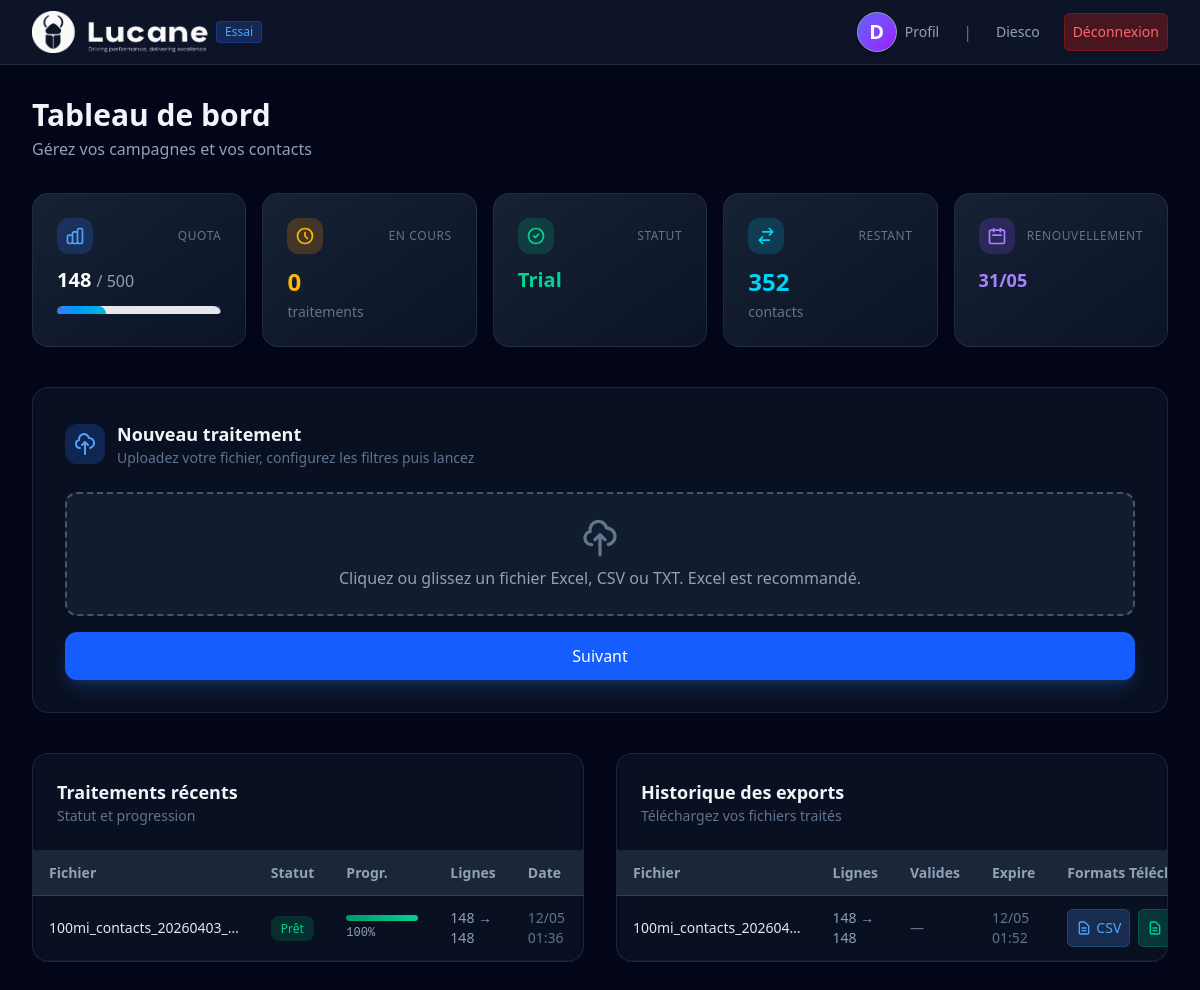
/dashboard/ (signed in), run on an earlier commit of the app's database.
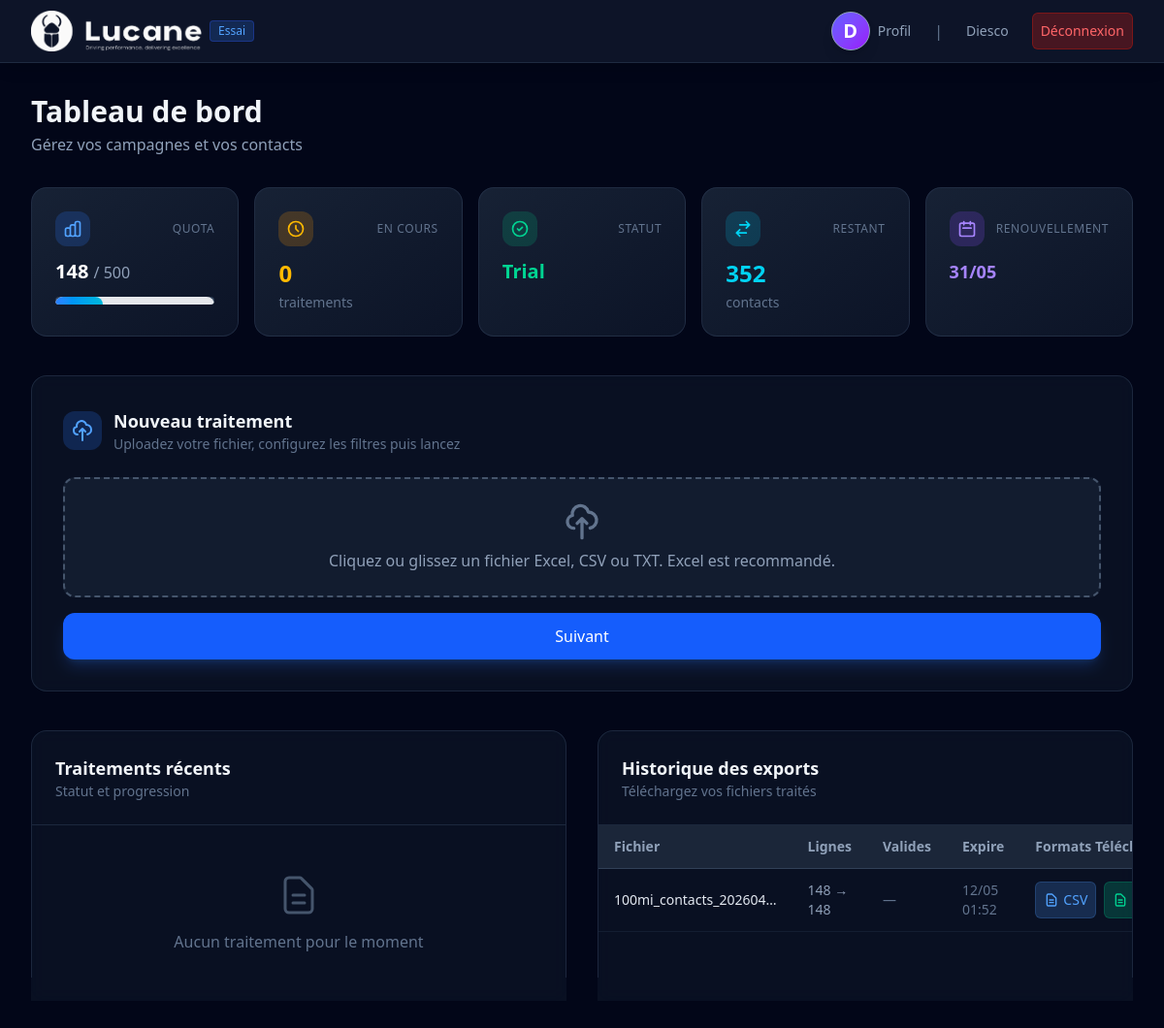
And on a later commit of the database.
### apps/companies/models.py (models this page shows, shortened)
class UploadedFile(models.Model):
    STATUS_CHOICES = [
        ('pending', 'Attente'),
        ('processing', 'Traitement'),
        ('cleaning', 'Nettoyage'),
        ('filtering', 'Application'),
        ('ready', 'Prêt'),
        ('failed', 'Échec'),
        ('expired', 'Expiré'),
    ]
    company = models.ForeignKey(
        Company,
        on_delete=models.CASCADE,
        related_name='uploads'
    )
    file = models.FileField('Fichier', upload_to=company_upload_path)
    original_name = models.CharField('Nom original', max_length=255)
    status = models.CharField(
        'Statut',
        max_length=20,
        choices=STATUS_CHOICES,
        default='pending'
    )
    progress = models.IntegerField('Progression %', default=0)
    columns_detected = models.JSONField('Colonnes détectées', default=list)
    column_mapping = models.JSONField('Mapping colonnes', default=dict)
    filters_config = models.JSONField('Config filtres', default=dict)
    scoring_config = models.JSONField('Config scoring', default=dict)
    result_file = models.FileField(
        'Fichier résultat',
        upload_to=company_result_path,
        null=True,
        blank=True
    )
    rows_original = models.IntegerField('Lignes originales', default=0)
    rows_after_filter = models.IntegerField('Lignes après filtre', default=0)
    rows_valid_phones = models.IntegerField('Numéros valides', default=0)
    created_at = models.DateTimeField(auto_now_add=True)
    expires_at = models.DateTimeField()
    celery_task_id = models.CharField(max_length=255, null=True, blank=True)
    error_message = models.TextField('Message d\'erreur', blank=True)
    class Meta:
        verbose_name = 'Fichier uploadé'
        verbose_name_plural = 'Fichiers uploadés'

class ProcessingHistory(models.Model):
    company = models.ForeignKey(
        Company,
        on_delete=models.CASCADE,
        related_name='processings'
    )
    original_filename = models.CharField('Fichier original', max_length=255)
    rows_original = models.IntegerField('Lignes originales', default=0)
    rows_after_filter = models.IntegerField('Lignes après filtre', default=0)
    rows_valid_phones = models.IntegerField('Numéros valides', default=0)
    filters_applied = models.JSONField('Filtres appliqués', default=dict)
    created_at = models.DateTimeField(auto_now_add=True)
    expires_at = models.DateTimeField()
    export_file = models.FileField(
        'Fichier export',
        upload_to=company_export_path,
        null=True,
        blank=True
    )
    export_format = models.CharField('Format export', max_length=10, null=True, blank=True)
    upload = models.OneToOneField(
        UploadedFile,
        on_delete=models.CASCADE,
        related_name='processing_history',
        null=True,
        blank=True
    )
    class Meta:
        verbose_name = 'Historique traitement'
        verbose_name_plural = 'Historiques traitements'

### apps/dashboard/views.py (the view)
# urls.py: path('', views.company_dashboard, name='company_dashboard'),
@login_required
@company_required
def company_dashboard(request):
    company = request.company
    uploads = company.uploads.select_related().order_by('-created_at')[:20]
    processings = company.processings.select_related().order_by('-created_at')[:15]
    quota_used = company.contacts_used_this_month
    quota_total = company.monthly_quota
    pending = company.uploads.filter(status__in=['pending', 'processing', 'cleaning', 'filtering']).count()
    ready_count = company.uploads.filter(status='ready').count()
    total_valid = sum(p.rows_valid_phones for p in processings[:10])
    quota_remaining = max(0, quota_total - quota_used)
    context = {
        'company': company,
        'uploads': uploads,
        'processings': processings,
        'quota_used': quota_used,
        'quota_total': quota_total,
        'quota_percent': min(100, (quota_used / quota_total * 100) if quota_total else 0),
        'quota_remaining': quota_remaining,
        'pending_count': pending,
        'ready_count': ready_count,
        'total_valid': total_valid,
        'quota_reset_at': company.quota_reset_at,
    }
    return render(request, 'dashboard/company_dashboard.html', context)

### templates/dashboard/company_dashboard.html (shortened to what the changed rows need)
{% extends "base.html" %}
{% load static %}
{% load lucide %}
{% block content %}
<div class="max-w-7xl mx-auto px-4 sm:px-6 lg:px-8 py-8">
    <div class="mb-8">
        <h1 class="text-2xl md:text-3xl font-bold text-slate-100">Tableau de bord</h1>
    </div>
    <div class="rounded-2xl border border-slate-700/50 bg-slate-800/30 backdrop-blur-sm p-8 mb-10">
    <div class="flex items-center gap-3 mb-6">
        <div>
            <h2 class="text-lg font-semibold text-slate-100">Nouveau traitement</h2>
        </div>
    </div>
</div>
    <div class="grid lg:grid-cols-2 gap-8">
        <div class="rounded-2xl border border-slate-700/50 bg-slate-800/30 backdrop-blur-sm overflow-hidden">
            <div class="p-6 border-b border-slate-700/50">
                <h2 class="text-lg font-semibold text-slate-100">Traitements récents</h2>
            </div>
            {% if uploads %}
            <div class="overflow-x-auto max-h-80 overflow-y-auto">
                <table class="w-full text-sm">
                    <thead class="sticky top-0 bg-slate-800/95">
                        <tr class="text-slate-400 border-b border-slate-700 text-left">
                            <th class="py-3 px-4">Fichier</th>
                            <th class="py-3 px-4">Statut</th>
                            <th class="py-3 px-4">Progr.</th>
                            <th class="py-3 px-4">Lignes</th>
                            <th class="py-3 px-4">Date</th>
                        </tr>
                    </thead>
                    <tbody>
                        {% for u in uploads %}
                        <tr class="border-b border-slate-700/30 hover:bg-slate-700/20"
                            data-upload-id="{{ u.pk }}"
                            data-status="{{ u.status }}"
                            data-status-url="{% url 'uploads:upload_status' u.pk %}">
                            <td class="py-3 px-4 text-slate-200 font-medium">{{ u.original_name|truncatechars:25 }}</td>
                            <td class="py-3 px-4">
                                <span class="status-badge px-2.5 py-1 rounded-lg text-xs font-medium
                                    {% if u.status == 'ready' %}bg-emerald-900/50 text-emerald-400
                                    {% elif u.status == 'failed' %}bg-red-900/50 text-red-400
                                    {% else %}bg-amber-900/50 text-amber-400{% endif %}">
                                    {{ u.get_status_display }}
                                </span>
                            </td>
                            <td class="py-3 px-4">
                                <div class="flex flex-col gap-1 min-w-[72px]">
                                    <div class="h-1.5 rounded-full bg-slate-700 overflow-hidden">
                                        <div class="progress-bar h-full rounded-full transition-all duration-700
                                            {% if u.status == 'ready' %}bg-linear-to-r from-emerald-600 to-emerald-400
                                            {% elif u.status == 'failed' %}bg-linear-to-r from-red-700 to-red-500
                                            {% else %}bg-linear-to-r from-blue-600 to-blue-400{% endif %}"
                                            style="width: {{ u.progress }}%">
                                        </div>
                                    </div>
                                    <span class="progress-text text-xs text-slate-400 font-mono">{{ u.progress }}%</span>
                                </div>
                            </td>
                            <td class="py-3 px-4 text-slate-400 rows-stats">{{ u.rows_original }} → {{ u.rows_after_filter }}</td>
                            <td class="py-3 px-4 text-slate-500">{{ u.created_at|date:"d/m H:i" }}</td>
                        </tr>
                        {% endfor %}
                    </tbody>
                </table>
            </div>
            {% else %}
            <div class="p-12 text-center text-slate-500">
                <svg class="w-12 h-12 mx-auto mb-3 text-slate-600" fill="none" stroke="currentColor" viewBox="0 0 24 24"><path stroke-linecap="round" stroke-linejoin="round" stroke-width="1.5" d="M9 12h6m-6 4h6m2 5H7a2 2 0 01-2-2V5a2 2 0 012-2h5.586a1 1 0 01.707.293l5.414 5.414a1 1 0 01.293.707V19a2 2 0 01-2 2z"/></svg>
                <p>Aucun traitement pour le moment</p>
            </div>
            {% endif %}
        </div>
        <div class="relative rounded-2xl border border-slate-700/50 bg-slate-800/30 backdrop-blur-sm overflow-hidden">
            <div class="p-6 border-b border-slate-700/50">
                <h2 class="text-lg font-semibold text-slate-100">Historique des exports</h2>
            </div>
            {% if processings %}
            <div class="overflow-x-auto max-h-80 overflow-y-auto">
                <table class="w-full text-sm">
                    <thead class="sticky top-0 bg-slate-800/95">
                        <tr class="text-slate-400 border-b border-slate-700 text-left">
                            <th class="py-3 px-4">Fichier</th>
                            <th class="py-3 px-4">Lignes</th>
                            <th class="py-3 px-4">Valides</th>
                            <th class="py-3 px-4">Expire</th>
                            <th class="py-3 px-4">Formats Téléchargement</th>
                        </tr>
                    </thead>
                    <tbody>
                        {% for p in processings %}
                        <tr class="border-b border-slate-700/30 hover:bg-slate-700/20">
                            <td class="py-3 px-4 text-slate-200 font-medium">{{ p.original_filename|truncatechars:22 }}</td>
                            <td class="py-3 px-4 text-slate-400">{{ p.rows_original }} → {{ p.rows_after_filter }}</td>
                            <td class="py-3 px-4 text-emerald-400 font-medium">
                             {% if p.rows_valid_phones  > 0 %}
                               {{ p.rows_valid_phones }}
                            {% else %}
                                <span class="text-slate-500 ">—</span>
                            {% endif %}
                            </td>
                            <td class="py-3 px-4 text-slate-500">{{ p.expires_at|date:"d/m H:i" }}</td>
                          <td class="py-3 px-4">
    <div class="flex flex-row gap-2 items-center text-left justify-center">
          {% if p.rows_after_filter > 0 %}
                <a href="{% url 'dashboard:download_export' p.pk %}?format=csv" class="inline-flex items-center gap-1 bg-blue-400/20 border border-blue-400/20 p-2 rounded-md text-blue-400 hover:text-blue-300 font-medium focus:outline-none">
                        <svg class="w-4 h-4" fill="none" stroke="currentColor" viewBox="0 0 24 24">
                            <path stroke-linecap="round" stroke-linejoin="round" stroke-width="2" d="M9 12h6m-6 4h6m2 5H7a2 2 0 01-2-2V5a2 2 0 012-2h5.586a1 1 0 01.707.293l5.414 5.414a1 1 0 01.293.707V19a2 2 0 01-2 2z"/>
                        </svg>
                        CSV
                </a>
                 <a href="{% url 'dashboard:download_export' p.pk %}?format=excel" class="inline-flex items-center gap-1 bg-emerald-400/20 border border-emerald-400/20 p-2 rounded-md text-emerald-400 hover:text-emerald-300 font-medium focus:outline-none">
                        <svg class="w-4 h-4" fill="none" stroke="currentColor" viewBox="0 0 24 24">
                            <path stroke-linecap="round" stroke-linejoin="round" stroke-width="2" d="M9 12h6m-6 4h6m2 5H7a2 2 0 01-2-2V5a2 2 0 012-2h5.586a1 1 0 01.707.293l5.414 5.414a1 1 0 01.293.707V19a2 2 0 01-2 2z"/>
                        </svg>
                </a>
            </div>
            {% else %}
                <span class="text-slate-500">Aucun export disponible</span>
    {% endif %}
    </div>
                        {% endfor %}
            </div>
            {% endif %}
        </div>
    </div>
</div>
{% endblock %}

What changed in the data, as far as the page shows it:
removed UploadedFile: original_name "100mi_contacts_20260403_…", status "Prêt", progress "100", rows_original "148", rows_after_filter "148", created_at "12/05 01:36"
Also different on the page:
text no longer shown: "Fichier Statut Progr. Lignes Date"
text now shown: "Aucun traitement pour le moment"
